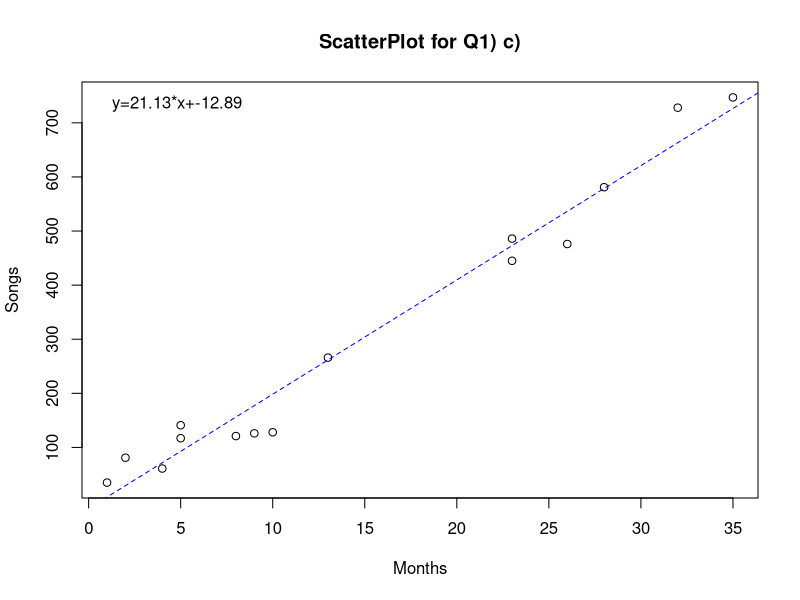

Recreate this plot in R.
#Q1) 

# a) Finding correlation coefficient between X and Y

dataset = read.csv("Q1.csv")

#Let r be correlation coefficient
r <- cor(dataset$Months, dataset$Songs)
r





# b) Getting Regression Coefficients from Excel

# Data coefficients got from excel
B0 <- -12.88728849
B1 <- 21.12638093






# c) Fitting the obtained line equation on the Scatter plot

# Plotting scatter plot
plot(dataset$Months, dataset$Songs, main = "ScatterPlot for Q1) c)",
     xlab = "Months", ylab = "Songs")

# Function to generate the fitted line
get_equation <- function(B1, B0){
  paste0("y=", format(B1,digits=4), "*x+", format(B0, digits=4))
  }

# Get equation string
equation <- get_equation(B1, B0)

# Add the fitted line
abline(a=B0, b=B1, lty=2, col="blue", label=equation)  

# display the equation
legend("topleft", legend = equation, bty ="n")


